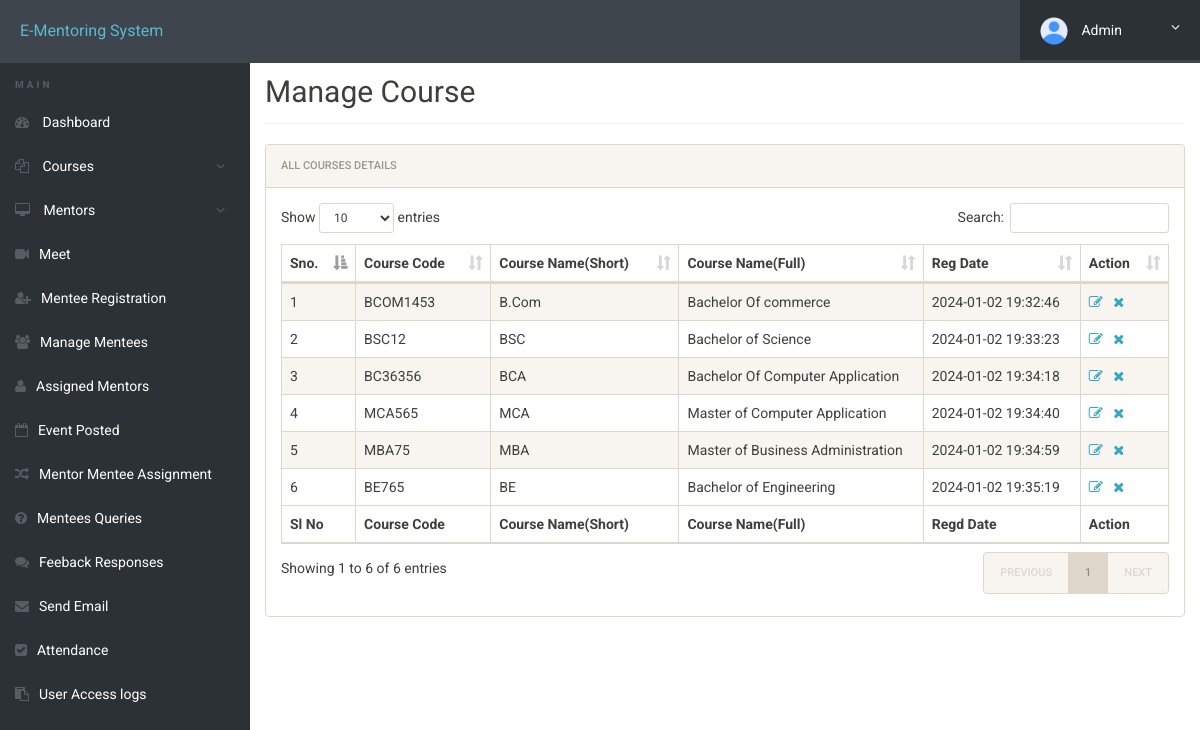
/admin/manage-courses.php (signed in), run on the app's committed database.
### tables this page shows
CREATE TABLE `courses` (
  `id` int(11) NOT NULL,
  `course_code` varchar(255) NOT NULL,
  `course_sn` varchar(255) NOT NULL,
  `course_fn` varchar(255) NOT NULL,
  `posting_date` timestamp NOT NULL DEFAULT current_timestamp()
);

### admin/manage-courses.php (the view, shortened to what this page needs)
<!doctype html>
<html lang="en" class="no-js">
<head>
	<link rel="stylesheet" href="css/font-awesome.min.css">
	<link rel="stylesheet" href="css/bootstrap.min.css">
	<link rel="stylesheet" href="css/dataTables.bootstrap.min.css">
	<link rel="stylesheet" href="css/bootstrap-social.css">
	<link rel="stylesheet" href="css/bootstrap-select.css">
	<link rel="stylesheet" href="css/fileinput.min.css">
	<link rel="stylesheet" href="css/awesome-bootstrap-checkbox.css">
	<link rel="stylesheet" href="css/style.css">
</head>
<body>
	<?php include('includes/header.php');?>
	<div class="ts-main-content">
			<?php include('includes/sidebar.php');?>
		<div class="content-wrapper">
			<div class="container-fluid">
				<div class="row">
					<div class="col-md-12">
						<h2 class="page-title" style="margin-top: 50px">Manage Course</h2>
						<div class="panel panel-default">
							<div class="panel-heading">All Courses Details</div>
							<div class="panel-body">
								<table id="zctb" class="display table table-striped table-bordered table-hover" cellspacing="0" width="100%">
									<thead>
										<tr>
											<th>Sno.</th>
											<th>Course Code</th>
											<th>Course Name(Short)</th>
											<th>Course Name(Full)</th>
											<th>Reg Date </th>
											<th>Action</th>
										</tr>
									</thead>
									<tfoot>
										<tr>
											<th>Sl No</th>
											<th>Course Code</th>
											<th>Course Name(Short)</th>
											<th>Course Name(Full)</th>
											<th>Regd Date</th>
											<th>Action</th>										</tr>
									</tfoot>
									<tbody>
<?php
$ret="select * from courses";
$stmt= $mysqli->prepare($ret) ;
$stmt->execute() ;
$res=$stmt->get_result();
$cnt=1;
while($row=$res->fetch_object())
	  {
	  	?>
<tr><td><?php echo $cnt;;?></td>
<td><?php echo $row->course_code;?></td>
<td><?php echo $row->course_sn;?></td>
<td><?php echo $row->course_fn;?></td>
<td><?php echo $row->posting_date;?></td>
<td><a href="edit-course.php?id=<?php echo $row->id;?>"><i class="fa fa-edit"></i></a>&nbsp;&nbsp;
<a href="manage-courses.php?del=<?php echo $row->id;?>" onclick="return confirm("Do you want to delete");"><i class="fa fa-close"></i></a></td>
										</tr>
									<?php
$cnt=$cnt+1;
									 } ?>
									</tbody>
								</table>
							</div>
						</div>
					</div>
				</div>
			</div>
		</div>
	</div>
</body>
</html>

### admin/css/style.css (style rules this page uses)
html { font-size: 14px; }
@media only screen and (min-width: 480px) { html { font-size: 17px; } }
@media only screen and (min-width: 768px) { html { font-size: 14px; } }
body { font-size: 1em; }
a { color: #37a6c4; }
.panel { overflow: hidden; }
.page-title { padding-bottom: 15px; margin-bottom: 20px; border-bottom: 1px solid #f0f0f0; }
.ts-main-content .content-wrapper { padding-top: 15px; margin-top: 10px; }
@media only screen and (min-width: 992px) { .ts-main-content .content-wrapper { margin-left: 250px; } }

### data on the page
courses: course_code "BCOM1453", course_sn "B.Com", course_fn "Bachelor Of commerce", posting_date "2024-01-02 19:32:46"
courses: course_code "BSC12", course_sn "BSC", course_fn "Bachelor of Science", posting_date "2024-01-02 19:33:23"
courses: course_code "BC36356", course_sn "BCA", course_fn "Bachelor Of Computer Application", posting_date "2024-01-02 19:34:18"
courses: course_code "MCA565", course_sn "MCA", course_fn "Master of Computer Application", posting_date "2024-01-02 19:34:40"
courses: course_code "MBA75", course_sn "MBA", course_fn "Master of Business Administration", posting_date "2024-01-02 19:34:59"
courses: course_code "BE765", course_sn "BE", course_fn "Bachelor of Engineering", posting_date "2024-01-02 19:35:19"
